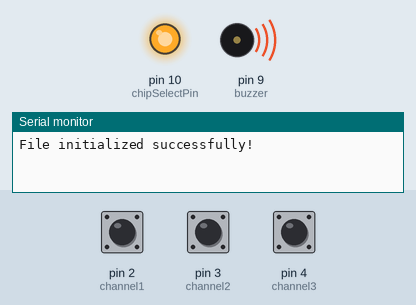
A program run on a simulated Arduino Pro Mini, built with avr-gcc and run on an emulated ATmega328P. Shown: output pins drawn as LEDs (lit = HIGH), buzzer (waves = sounding), the last lines printed to the serial monitor. Inputs (shaded band) come from the test bench; at power-on: pin 2 (channel1) HIGH, pin 3 (channel2) HIGH, pin 4 (channel3) HIGH. The local clock reads 2024-03-15 10:24:30 at power-on unless the program sets it; storage starts empty.

Above: at 0.1 s.
At 1.8 s:
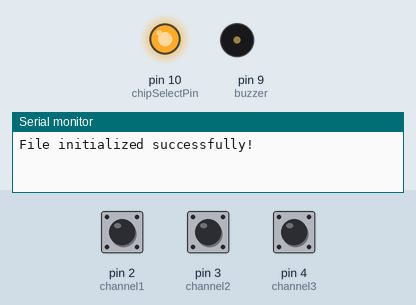
1.9 s: pin 2 (channel1) pulled LOW for 0.15 s
At 2.3 s:
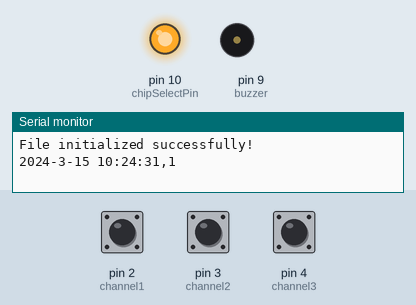
Timing chart, 0 to 4.9 s (numbered marks = the images above; inputs shaded):
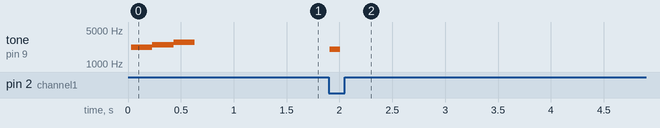

Measured:
- after the input at 1.9 s, tone on pin 9 (buzzer): silent → 2000 Hz at once, → silent 0.10 s later

The program:

main.cpp
```cpp
#include <SPI.h>
#include <SD.h>
#include <Wire.h>
#include <RTClib.h>

const int chipSelectPin = 10;                 // Chip select pin for the SD card module
RTC_DS3231 rtc;                               // Real-time clock object

// Pin definitions
int channel1 = 2;                             // Input pin for button 1
int channel2 = 3;                             // Input pin for button 2
int channel3 = 4;                             // Input pin for button 3
int buzzer   = 9;                             // Output pin for the buzzer
int bunce    = 100;                           // Debounce time in milliseconds for CH 1-3

String generate_timestamp() {
  DateTime now = rtc.now();                   // Get the current timestamp from DS3231

  String timestamp = String(now.year(), DEC) + "-" +  // Format the timestamp as a string with leading zeros
                     String(now.month(), DEC) + "-" +
                     String(now.day(), DEC) + " " +
                     String(now.hour(), DEC) + ":" +
                     String(now.minute(), DEC) + ":" +
                     String(now.second(), DEC);

  return timestamp;                           // Return the formatted timestamp
}

void error_chime() {
  for (int i = 0; i < 5; i++) {               // Loop to play the error chime 5 times
    tone(buzzer, 2500, 300); delay(300);      // Play a 2500 Hz tone for 300 ms
    tone(buzzer, 2000, 300); delay(300);      // Play a 2000 Hz tone for 300 ms
  }
}

void setup() {
  SPI.begin();                                // Initialize SPI communication
  Serial.begin(9600);                         // Initialize serial communication at 9600 baud

  pinMode(channel1, INPUT_PULLUP);            // Set channel1 pin as input with internal pull-up resistor
  pinMode(channel2, INPUT_PULLUP);            // Set channel2 pin as input with internal pull-up resistor
  pinMode(channel3, INPUT_PULLUP);            // Set channel3 pin as input with internal pull-up resistor
  pinMode(buzzer, OUTPUT);                    // Set buzzer pin as output

  if (!SD.begin(chipSelectPin)) {             // Initialize SD card
    Serial.println("SD card initialization failed!"); // Print error message if SD card initialization fails
    return;                                   // Exit setup function
  }

  Wire.begin();                               // Initialize I2C communication

  if (!rtc.begin()) {                         // Check if the DS3231 is connected
    Serial.println("DS3231 initialization failed!"); // Print error message if DS3231 initialization fails
    error_chime();                            // Play error chime
    return;                                   // Exit setup function
  }

  File file = SD.open("/test.txt", FILE_WRITE); // Open a file for writing

  if (file) {                                 // Check if the file opened successfully
    file.close();                             // Close the file
    Serial.println("File initialized successfully!"); // Print success message
  } else {
    Serial.println("Error initializing file!"); // Print error message if file initialization fails
    error_chime();                            // Play error chime
  }

  // Play startup chime
  tone(buzzer, 2200, 200); delay(200);        // Play a 2200 Hz tone for 200 ms
  tone(buzzer, 2500, 200); delay(200);        // Play a 2500 Hz tone for 200 ms
  tone(buzzer, 2800, 200); delay(200);        // Play a 2800 Hz tone for 200 ms
}

void loop() {
  static int previousState1 = HIGH;           // Previous state of button 1
  int currentState1 = digitalRead(channel1);  // Current state of button 1
  static unsigned long previousTime1 = 0;     // Previous time button 1 was pressed
  unsigned long currentTime1 = millis();      // Current time

  if (currentState1 == LOW && previousState1 == HIGH && currentTime1 - previousTime1 >= bunce) {
    previousTime1 = currentTime1;             // Update previous time
    File file1 = SD.open("/test.txt", FILE_WRITE); // Open the file for writing

    if (file1) {                              // Check if the file opened successfully
      String timestamp1 = generate_timestamp(); // Get the current timestamp
      file1.println(timestamp1 + ",1");       // Write the timestamp and the value to the file
      Serial.println(timestamp1 + ",1");      // Print the timestamp and the value to the serial monitor
      tone(buzzer, 2000, 100);                // Play a 2000 Hz tone for 100 ms

      file1.close();                          // Close the file
    } else {
      Serial.println("Error opening file!");  // Print error message if file opening fails
      error_chime();                          // Play error chime
    }
  }
  previousState1 = currentState1;             // Update previous state

  static int previousState2 = HIGH;           // Previous state of button 2
  int currentState2 = digitalRead(channel2);  // Current state of button 2
  static unsigned long previousTime2 = 0;     // Previous time button 2 was pressed
  unsigned long currentTime2 = millis();      // Current time

  if (currentState2 == LOW && previousState2 == HIGH && currentTime2 - previousTime2 >= bunce) {
    previousTime2 = currentTime2;             // Update previous time
    File file2 = SD.open("/test.txt", FILE_WRITE); // Open the file for writing

    if (file2) {                              // Check if the file opened successfully
      String timestamp2 = generate_timestamp(); // Get the current timestamp
      file2.println(timestamp2 + ",2");       // Write the timestamp and the value to the file
      Serial.println(timestamp2 + ",2");      // Print the timestamp and the value to the serial monitor
      tone(buzzer, 2200, 100);                // Play a 2200 Hz tone for 100 ms

      file2.close();                          // Close the file
    } else {
      Serial.println("Error opening file!");  // Print error message if file opening fails
      error_chime();                          // Play error chime
    }
  }
  previousState2 = currentState2;             // Update previous state

  static int previousState3 = HIGH;           // Previous state of button 3
  int currentState3 = digitalRead(channel3);  // Current state of button 3
  static unsigned long previousTime3 = 0;     // Previous time button 3 was pressed
  unsigned long currentTime3 = millis();      // Current time

  if (currentState3 == LOW && previousState3 == HIGH && currentTime3 - previousTime3 >= bunce) {
    previousTime3 = currentTime3;             // Update previous time
    File file3 = SD.open("/test.txt", FILE_WRITE); // Open the file for writing

    if (file3) {                              // Check if the file opened successfully
      String timestamp3 = generate_timestamp(); // Get the current timestamp
      file3.println(timestamp3 + ",3");       // Write the timestamp and the value to the file
      Serial.println(timestamp3 + ",3");      // Print the timestamp and the value to the serial monitor
      tone(buzzer, 2500, 100);                // Play a 2500 Hz tone for 100 ms

      file3.close();                          // Close the file
    } else {
      Serial.println("Error opening file!");  // Print error message if file opening fails
      error_chime();                          // Play error chime
    }
  }
  previousState3 = currentState3;             // Update previous state
}
```
